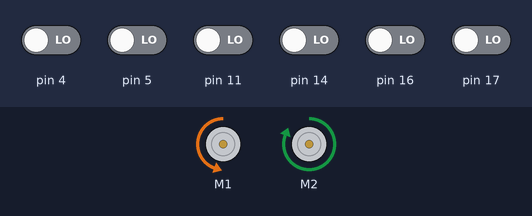
Recording of a sketch running on a simulated Arduino Uno, built with avr-gcc and run on an emulated ATmega328P. On the bench: 2 × DC motor (green arrow = forward, orange = backward, longer = faster). The test bench sets the inputs (shaded band); at power-on: pin 4, pin 5, pin 11, pin 14, pin 16, pin 17 LOW.

Above: at 6.2 s.
6.3 s: pin 5 driven HIGH
At 7.33 s:
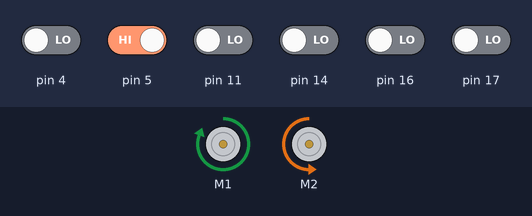
9.3 s: pin 4 driven HIGH
At 10.1 s:
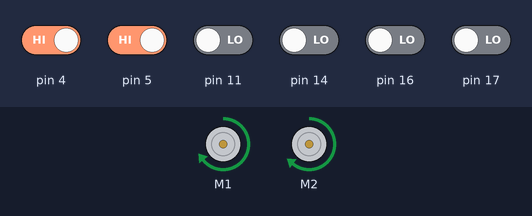
10.8 s: pin 11 driven HIGH
13.8 s: pin 16 driven HIGH
15.3 s: pin 17 driven HIGH
At 15.9 s:
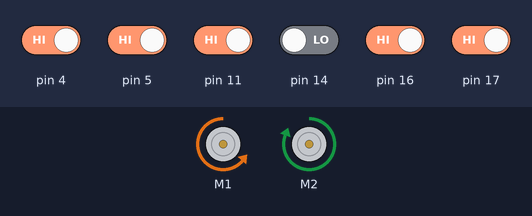
16.8 s: pin 17 driven LOW
At 18.3 s:
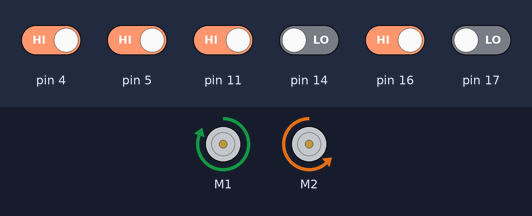
Timing chart, 0 to 19.3 s (numbered marks = the images above; inputs shaded):
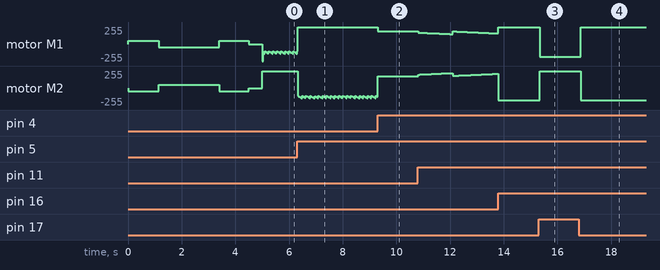

Measured:
- after the input at 6.3 s, motor M2: ramps from backward 114/255 to backward 155/255 and jumps back, once every 0.15 s
- after the input at 9.3 s, motor M1: forward 255/255 → forward 193/255 at once
- after the input at 15.3 s, motor M1: forward 255/255 → backward 191/255 at once; motor M2: backward 183/255 → forward 255/255 at once
- after the input at 16.8 s, motor M1: backward 191/255 → forward 255/255 after 0.07 s; motor M2: forward 255/255 → backward 183/255 after 0.07 s

The sketch:

Attempt1.ino
```cpp
#include <Wire.h>
#include <ZumoShield.h>

ZumoMotors motors;
ZumoReflectanceSensorArray linesensors(QTR_NO_EMITTER_PIN);

void setup() {
  int i;
  int spin_direction = 1;
  motors.setSpeeds(80*spin_direction, -80*spin_direction);
  for(i = 0; i<100; i++){
    linesensors.calibrate();
    if(i%50 == 25){ // every 50 loops, starting on loop 25...
      spin_direction = -spin_direction;
      motors.setSpeeds(80*spin_direction, -80*spin_direction);
    }
    delay(20);
  }
  motors.setSpeeds(0,0);
  delay(500);
}

unsigned int sensor_vals[6];
const int THRESHOLD = 600;
const int LEFT_SPEED = 300;
const int RIGHT_SPEED = 0.96 * LEFT_SPEED;
int line_position;

void loop() {
  line_position = linesensors.readLine(sensor_vals);

  if(sensor_vals[0] > THRESHOLD && sensor_vals[1] > THRESHOLD){
    turn_left();
  } else if(sensor_vals[4] > THRESHOLD && sensor_vals[5] > THRESHOLD){
    turn_right();
  } else {
    follow_line();
  }
}

void turn_left() {
  motors.setSpeeds(-LEFT_SPEED, RIGHT_SPEED*4);
  delay(115);
}

void turn_right() {
  motors.setSpeeds(LEFT_SPEED*4, -RIGHT_SPEED);
  delay(115);
}

double PROPORTION_GAIN = 0.2;
double DERIVATIVE_GAIN = 3;
double INTEGRAL_GAIN = 0.001;
int last_error = 0;
int total_error = 0;

void follow_line() {
  int line_position = linesensors.readLine(sensor_vals);
  int error = line_position - 2500;
  int error_change = error - last_error;
  int left_speed = LEFT_SPEED + PROPORTION_GAIN * error + DERIVATIVE_GAIN * error_change + INTEGRAL_GAIN * total_error;
  int right_speed = RIGHT_SPEED + -PROPORTION_GAIN * error + -DERIVATIVE_GAIN * error_change + -INTEGRAL_GAIN * total_error;
  last_error = error;
  total_error = total_error + error;
  motors.setSpeeds(left_speed, right_speed);
}
```
